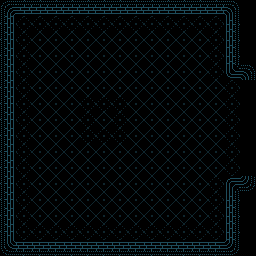

This game map was drawn from its Tiled (.tmx) file and the tilesets committed beside it. A one-line description and the full map source follow:
An orthogonal 16x16 tile map with 16x16 px tiles, 2 tile layers (Floor, Walls), 2 tilesets and 4 objects (Grate, T_Cemetery, S_Cemetery).

<map version="1.5" tiledversion="1.7.2" orientation="orthogonal" renderorder="right-down" width="16" height="16" tilewidth="16" tileheight="16" infinite="0" nextlayerid="9" nextobjectid="7">
 <tileset firstgid="1" source="../../Floor.tsx" />
 <tileset firstgid="129" source="Sprites.tsx" />
 <layer id="1" name="Floor" width="16" height="16">
  <data encoding="csv">
28,28,28,28,28,28,28,28,28,28,28,28,28,28,28,6,
28,61,61,61,61,61,61,61,61,61,61,61,61,61,28,6,
28,61,28,28,28,28,28,28,28,28,28,28,28,61,28,6,
28,61,28,28,28,28,28,28,28,28,28,28,28,61,28,6,
28,61,28,28,28,28,28,28,28,28,28,28,28,61,28,6,
28,61,28,28,28,28,28,28,28,28,28,28,28,28,61,6,
28,61,28,28,28,61,61,61,28,28,28,28,28,28,61,6,
28,61,28,28,28,61,28,61,28,28,28,28,28,28,61,6,
28,61,28,28,28,61,61,61,28,28,28,28,28,28,61,6,
28,61,28,28,28,28,28,28,28,28,28,28,28,28,61,6,
28,61,28,28,28,28,28,28,28,28,28,28,28,28,61,6,
28,61,28,28,28,28,28,28,28,28,28,28,28,61,28,6,
28,61,28,28,28,28,28,28,28,28,28,28,28,61,28,6,
28,61,28,28,28,28,28,28,28,28,28,28,28,61,28,6,
28,61,61,61,61,61,61,61,61,61,61,61,61,61,28,6,
28,28,28,28,28,28,28,28,28,28,28,28,28,28,28,6
</data>
 </layer>
 <layer id="2" name="Walls" width="16" height="16">
  <data encoding="csv">
50,21,21,21,21,21,21,21,21,21,21,21,21,21,49,0,
35,0,0,0,0,0,0,0,0,0,0,0,0,0,34,0,
35,0,0,0,0,0,0,0,0,0,0,0,0,0,34,0,
35,0,0,0,0,0,0,0,0,0,0,0,0,0,34,0,
35,0,0,0,0,0,0,0,0,0,0,0,0,0,75,49,
35,0,0,0,0,0,0,0,0,0,0,0,0,0,0,0,
35,0,0,0,0,0,0,0,0,0,0,0,0,0,0,0,
35,0,0,0,0,0,0,0,0,0,0,0,0,0,0,0,
35,0,0,0,0,0,0,0,0,0,0,0,0,0,0,0,
35,0,0,0,0,0,0,0,0,0,0,0,0,0,0,0,
35,0,0,0,0,0,0,0,0,0,0,0,0,0,0,0,
35,0,0,0,0,0,0,0,0,0,0,0,0,0,59,36,
35,0,0,0,0,0,0,0,0,0,0,0,0,0,34,0,
35,0,0,0,0,0,0,0,0,0,0,0,0,0,34,0,
35,0,0,0,0,0,0,0,0,0,0,0,0,0,34,0,
37,33,33,33,33,33,33,33,33,33,33,33,33,33,36,0
</data>
 </layer>
 <objectgroup id="7" name="Objects">
  <object id="2" template="../../Object.tx" gid="131" x="265" y="128" width="96" height="50" rotation="90">
   <properties>
    <property name="AutoCollider" type="bool" value="false" />
    <property name="Solid" type="bool" value="false" />
   </properties>
  </object>
  <object id="5" template="../../Object.tx" name="Grate" gid="143" x="104" y="120" width="34" height="34">
   <properties>
    <property name="AutoCollider" type="bool" value="true" />
    <property name="Depth" type="bool" value="true" />
    <property name="Interaction" value="Grate" />
    <property name="RenderLayer" type="int" value="11" />
   </properties>
  </object>
 </objectgroup>
 <objectgroup id="8" name="Transitions">
  <object id="3" name="T_Cemetery" x="224" y="80" width="16" height="96" />
  <object id="4" name="S_Cemetery" x="208" y="128">
   <point />
  </object>
 </objectgroup>
</map>
